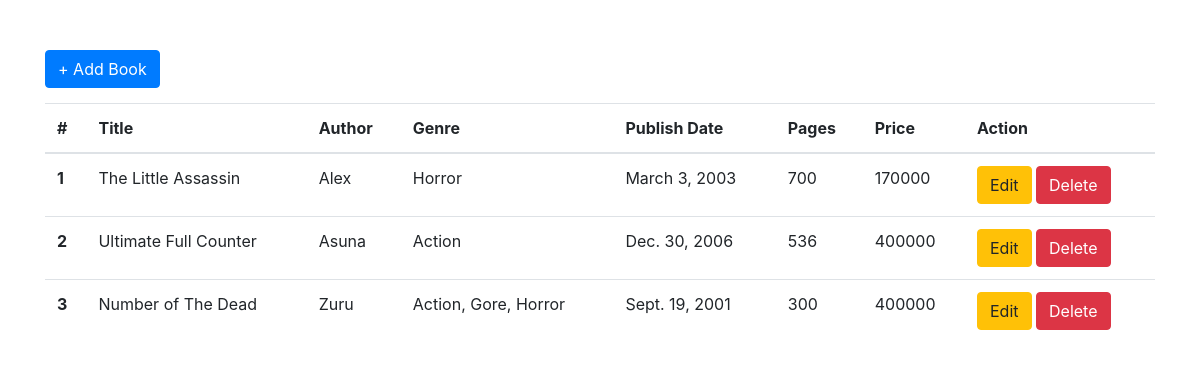
The page / on the database its author committed.
### books/models.py (models this page shows, shortened)
class Book(models.Model):
    title = models.CharField(
        max_length = 100
    )
    author = models.CharField(
        max_length = 50
    )
    genre = models.CharField(
        max_length = 20
    )
    publishDate = models.DateField(
    )
    pages = models.IntegerField(
    )
    price = models.IntegerField(
    )

### books/views.py (the view)
# urls.py: path('', index, name='index'),
def index(request):
    context = {
        'bookAll': Book.objects.all()
    }
    if request.is_ajax():
        context['bookAll'] = Book.objects.all()
        return render(request, 'listBooks.html', context)
    if request.method == 'GET':
        return render(request, 'index.html', context)

### templates/index.html (shortened to what this page needs)
{% extends "base.html" %}
{% load static %}
{% block style %}
    <link rel="stylesheet" href="{% static 'css/style.css' %}">
{% endblock style %}
{% block body %}
    <div class="list">
        {% include "listBooks.html" %}
    </div>
{% endblock body %}

### templates/base.html (shortened to what this page needs)
{% load static %}
<!DOCTYPE html>
<html lang="en">
<head>
    <link rel="stylesheet" href="https://stackpath.bootstrapcdn.com/bootstrap/4.3.1/css/bootstrap.min.css">
    {% block style %}
    {% endblock style %}
</head>
<body>
    {% block body %}
    {% endblock body %}
</body>
</html>

### templates/listBooks.html (shortened to what this page needs)
{% load static %}
<div class="container listBook">
    <table class="table " id="table">
        <thead>
            <button class="btn btn-primary btnAddBook" id="addBook"> + Add Book</button>
            <tr>
                <th scope="col">#</th>
                <th scope="col">Title</th>
                <th scope="col">Author</th>
                <th scope="col">Genre</th>
                <th scope="col">Publish Date</th>
                <th scope="col">Pages</th>
                <th scope="col">Price</th>
                <th scope="col">Action</th>
            </tr>
        </thead>
        <tbody class="bodyTablebook">
        {% for book in bookAll %}
                <tr class="book{{forloop.counter}} book">
                        <div class="value">
                            <th scope="row">{{forloop.counter}}</th>
                            <td class="title{{forloop.counter}} title">{{book.title}}</td>
                            <td id="author{{forloop.counter}}">{{book.author}}</td>
                            <td id="genre{{forloop.counter}}">{{book.genre}}</td>
                            <td id="publishDate{{forloop.counter}}">{{book.publishDate}}</td>
                            <td id="pages{{forloop.counter}}">{{book.pages}}</td>
                            <td id="price{{forloop.counter}}">{{book.price}}</td>
                        </div>
                        <td>
                            <button class="btn btn-warning edit" book="{{forloop.counter}}" id="edit{{forloop.counter}}" >Edit</button>
                            <button class="btn btn-danger delete" book="{{forloop.counter}}" id="delete{{forloop.counter}}" >Delete</button>
                        </td>
                </tr>
        {% endfor %}
        </tbody>
    </table>
</div>

### static/css/style.css (style rules this page uses)
.list { margin-top: 50px; }
.btnAddBook { margin-bottom: 15px; }

### rows shown on the page
Book: title "The Little Assassin", author "Alex", genre "Horror", publishDate "March 3, 2003", pages "700", price "170000"
Book: title "Ultimate Full Counter", author "Asuna", genre "Action", publishDate "Dec. 30, 2006", pages "536", price "400000"
Book: title "Number of The Dead", author "Zuru", genre "Action, Gore, Horror", publishDate "Sept. 19, 2001", pages "300", price "400000"
